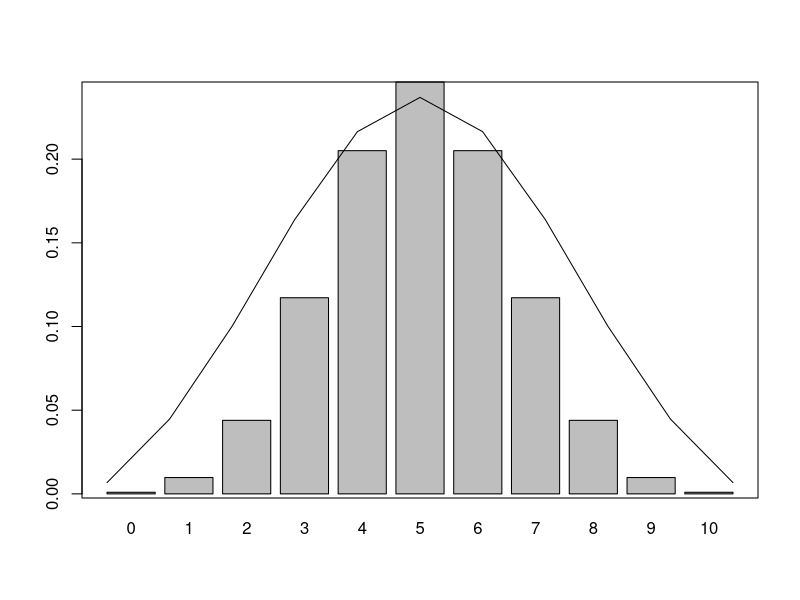

Source code (R):
#Page no. 310

n<-10
p<-1/2
mean<-n*p
i<-c(0:10)
binomial<-dbinom(i,n,p)
normal<-dnorm(i,5,2.5)
barplot(binomial,names.arg=i)
par(new="T")
plot(normal,type='l',xlab="",ylab="",xaxt="n",yaxt="n")
